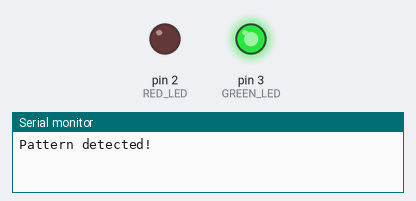
The sketch below on a simulated Arduino Uno, built with avr-gcc and run on an emulated ATmega328P. Shown: output pins drawn as LEDs (lit = HIGH), the last lines printed to the serial monitor.

Above: at 0.2 s.
At 5.4 s:
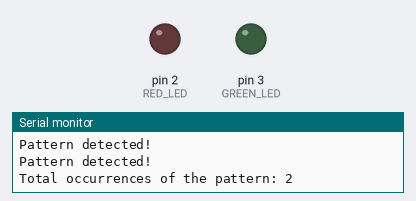
Timing chart, 0 to 13.5 s (numbered marks = the images above):
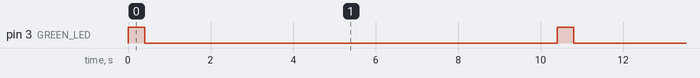

The sketch:

Lab1Project5.ino
```cpp
// Define pin numbers for LEDs
#define GREEN_LED 3
#define RED_LED 2

#include <Arduino.h>

void setup() {
  // Initialize serial communication
  Serial.begin(9600);

  // Set up LED pins as outputs
  pinMode(GREEN_LED, OUTPUT);
  pinMode(RED_LED, OUTPUT);

  // Ensure LEDs are off initially
  digitalWrite(GREEN_LED, LOW);
  digitalWrite(RED_LED, LOW);
}

void loop() {
  // Define the main array and the pattern to detect
  char mainArray[] = {'A', 'B', 'C', 'D', 'E', 'B', 'C', 'D', 'F'};
  char pattern[] = {'B', 'C', 'D'};

  int mainSize = sizeof(mainArray) / sizeof(mainArray[0]);
  int patternSize = sizeof(pattern) / sizeof(pattern[0]);
  int count = 0; // Count occurrences of the pattern

  // Loop through the main array to search for the pattern
  for (int i = 0; i <= mainSize - patternSize; i++) {
    bool match = true;
    for (int j = 0; j < patternSize; j++) {
      if (mainArray[i + j] != pattern[j]) {
        match = false;
        break;
      }
    }

    if (match) {
      count++;
      Serial.println("Pattern detected!");
      digitalWrite(GREEN_LED, HIGH); // Turn on green LED for each detection
      delay(200);
      digitalWrite(GREEN_LED, LOW); // Turn off after brief delay
    }
  }

  // Check if the pattern was detected
  if (count > 0) {
    Serial.print("Total occurrences of the pattern: ");
    Serial.println(count);
  } else {
    Serial.println("Pattern not detected.");
    digitalWrite(RED_LED, HIGH); // Turn on red LED if no pattern is found
    delay(2000);
    digitalWrite(RED_LED, LOW); // Turn off after brief delay
  }

  // Wait before restarting the loop
  delay(10000);
}
```

Measured:
- by itself, pin 3 (GREEN_LED): alternates HIGH for 0.40 s and LOW for 10.0 s
